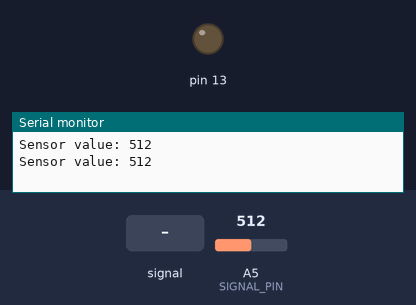
Bench run of a sketch on a simulated Arduino Uno, built with avr-gcc and run on an emulated ATmega328P. On the bench: output pins drawn as LEDs (lit = HIGH), the last lines printed to the serial monitor. Dashed ring = blinking. Inputs (shaded band) come from the test bench; at power-on: A5 (SIGNAL_PIN) = 512. Pins used as bus, display or sensor lines are not drawn.

Above: at 1.8 s.
1.9 s: A5 (SIGNAL_PIN) fed a 50 Hz sine of ±306 counts around its level
At 2.8 s:
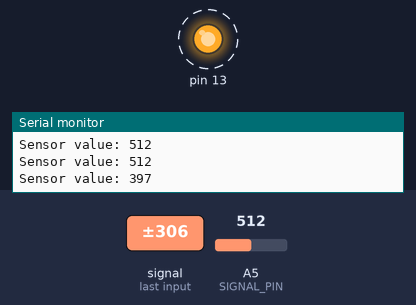
6.0 s: A5 (SIGNAL_PIN) set to 1023
At 6.5 s:
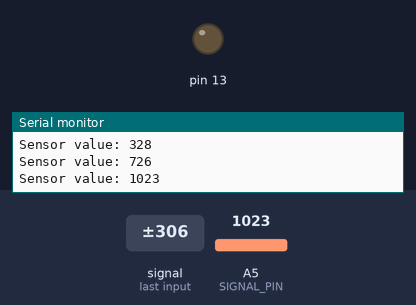
10.1 s: A5 (SIGNAL_PIN) set to 415
11.6 s: A5 (SIGNAL_PIN) set to 388
At 13.3 s:
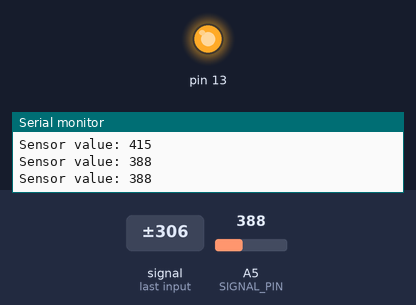
13.6 s: A5 (SIGNAL_PIN) set to 410
At 14.6 s:
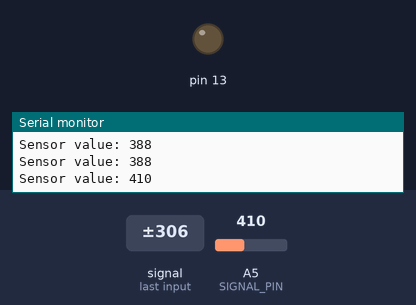
Timing chart, 0 to 16.6 s (numbered marks = the images above; inputs shaded):
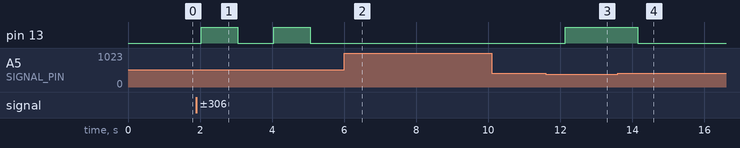

The sketch:

watersensorarduino.ino
```cpp
#define POWER_PIN  7
#define SIGNAL_PIN A5

int value = 0; // variable to store the sensor value

void setup() {
  Serial.begin(9600);
  pinMode(POWER_PIN, OUTPUT);   // configure D7 pin as an OUTPUT
  digitalWrite(POWER_PIN, LOW); // turn the sensor OFF
  pinMode(13, OUTPUT);
}

void loop() {
  digitalWrite(POWER_PIN, HIGH);  // turn the sensor ON
  delay(10);                      // wait 10 milliseconds
  value = analogRead(SIGNAL_PIN); // read the analog value from sensor
  if(value>=400)
  {

  digitalWrite (13 ,LOW);
  }
  else
  {
  digitalWrite (13 ,HIGH);
  }

  digitalWrite(POWER_PIN, LOW);   // turn the sensor OFF

  Serial.print("Sensor value: ");
  Serial.println(value);

  delay(1000);
}
```

Measured:
- the behaviour switches between 400 and 399 on A5 (SIGNAL_PIN) (found by bisection; images 2 and 3)
- after the input at 1.9 s, pin 13: alternates HIGH for 1.0 s and LOW for 1.0 s, starting after 0.13 s
- after the input at 6.0 s, pin 13: stops changing and stays LOW
- after the input at 11.6 s, pin 13: LOW → HIGH after 0.54 s
- after the input at 13.6 s, pin 13: HIGH → LOW after 0.56 s
